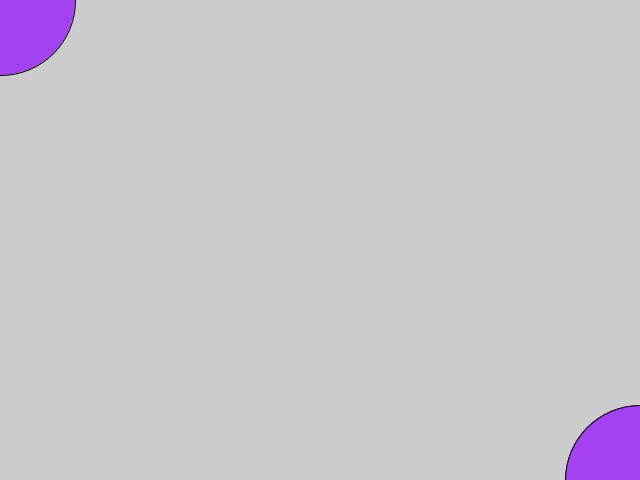
Frame 1 (no input)
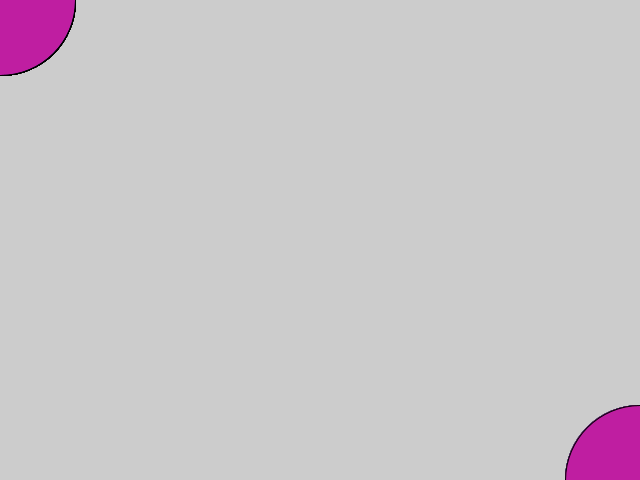
Frame 60 (the mouse pressed at the canvas centre just before this capture)
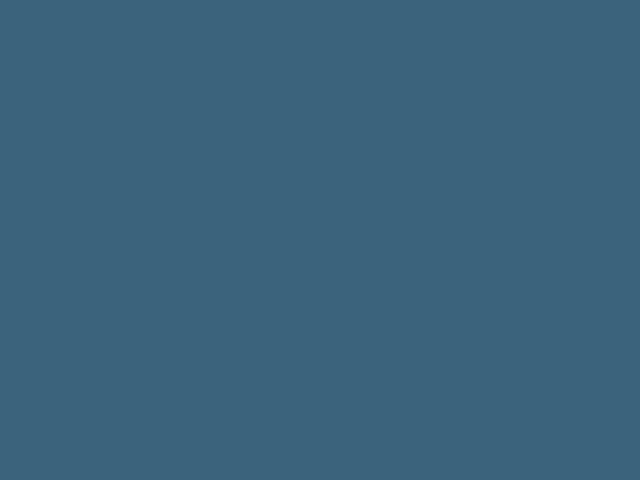
Frame 120 (the mouse held since frame 60 and released just before this capture)

The Processing sketch that drew these frames (run headless with seeded random() and noise(); from frame 60 on, the mouse is pressed at the canvas centre):

// Processing sketch: processing_6978
// ── processing_6978.pde

void setup(){
 size(640, 480); 
 smooth();
 noCursor();
}

void draw(){
  float color1 = random(0,255);
  float color2 = random(0,255);
  float color3 = random(0,255);
  if(mousePressed){
    background(color1, color2, color3);
  }
  else{
  fill(color1, color2, color3);
  ellipse(mouseX, mouseY, mouseX-150, mouseX-150);
  ellipse(width-mouseX, height-mouseY, mouseX-150, mouseX-150);
  }
}
